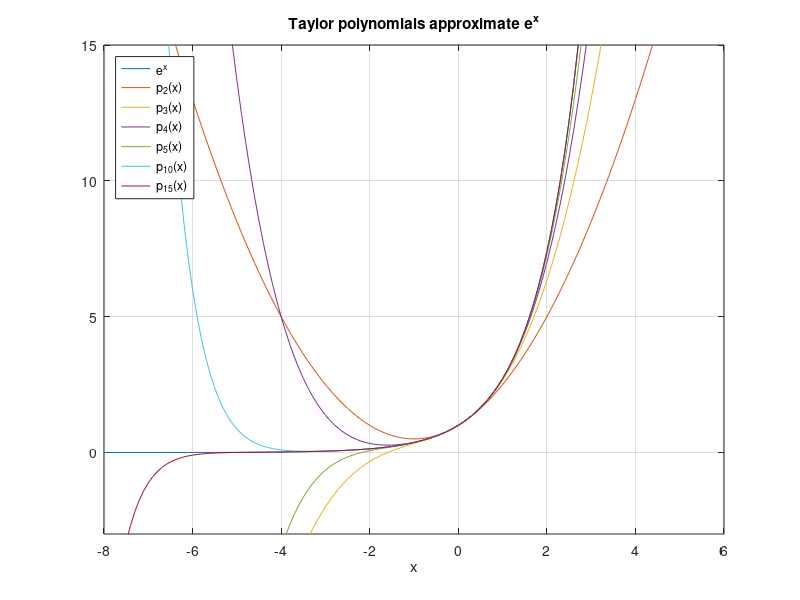
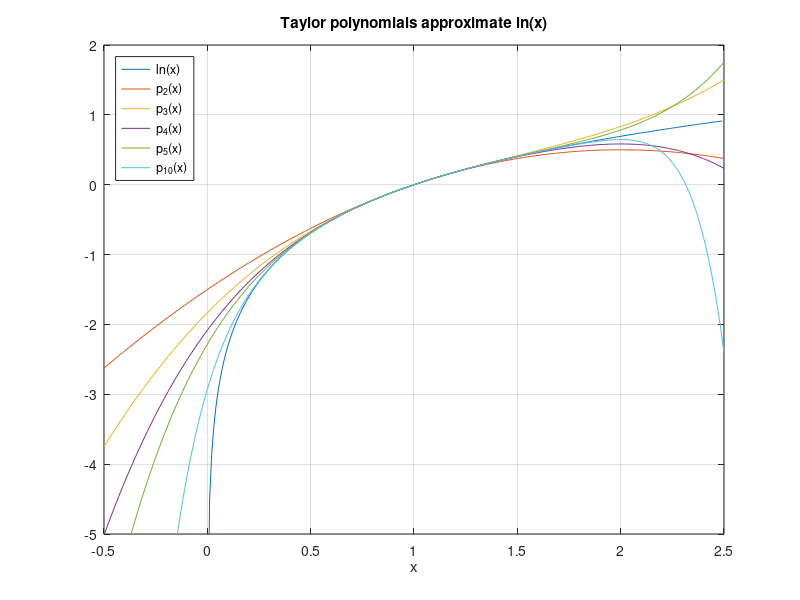
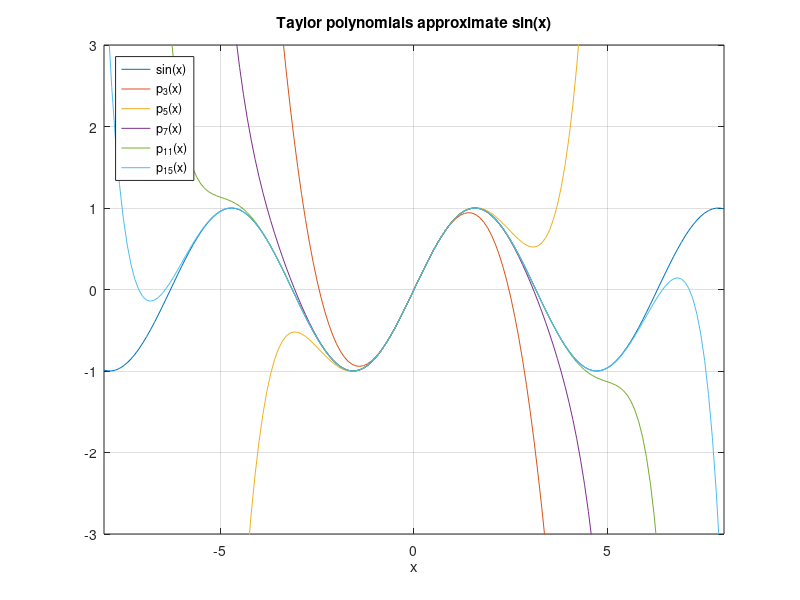

Here is the MATLAB script that generated these plots, in order:
% PLOTTAYLORS  plot some partial sums of the Taylor series:
%   e^x based at a=0
%   ln(x) based at a=1
%   sin(x) based at a=0

figure(1)
x = -8:.1:6;
n2 = (0:2)';
n3 = (0:3)';
n4 = (0:4)';
n5 = (0:5)';
n10 = (0:10)';
n15 = (0:15)';
plot(x,exp(x),...
    x,sum(x.^n2./factorial(n2)),...
    x,sum(x.^n3./factorial(n3)),...
    x,sum(x.^n4./factorial(n4)),...
    x,sum(x.^n5./factorial(n5)),...
    x,sum(x.^n10./factorial(n10)),...
    x,sum(x.^n15./factorial(n15)))
axis([-8 6 -3 15]),  xlabel x,  grid on
legend('e^x','p_2(x)','p_3(x)','p_4(x)','p_5(x)','p_{10}(x)','p_{15}(x)',...
       'location','northwest')
title('Taylor polynomials approximate e^x')
print -dpdf extaylor.pdf

figure(2)
xpos = 0.001:.01:2.5;
x = -0.5:.01:2.5;
n2 = (1:2)';
n3 = (1:3)';
n4 = (1:4)';
n5 = (1:5)';
n10 = (1:10)';
plot(xpos,log(xpos),...
    x,sum((-1).^(n2-1).*(x-1).^n2./n2),...
    x,sum((-1).^(n3-1).*(x-1).^n3./n3),...
    x,sum((-1).^(n4-1).*(x-1).^n4./n4),...
    x,sum((-1).^(n5-1).*(x-1).^n5./n5),...
    x,sum((-1).^(n10-1).*(x-1).^n10./n10))
axis([-0.5 2.5 -5 2]),  xlabel x,  grid on
legend('ln(x)','p_2(x)','p_3(x)','p_4(x)','p_5(x)','p_{10}(x)',...
       'location','northwest')
title('Taylor polynomials approximate ln(x)')
print -dpdf lntaylor.pdf

figure(3)
x = -8:.1:8;
n3 = (0:1)';
n5 = (0:2)';
n7 = (0:3)';
n11 = (0:5)';
n15 = (0:7)';
plot(x,sin(x),...
x,sum((-1).^n3.*x.^(2*n3+1)./factorial(2*n3+1)),...
x,sum((-1).^n5.*x.^(2*n5+1)./factorial(2*n5+1)),...
x,sum((-1).^n7.*x.^(2*n7+1)./factorial(2*n7+1)),...
x,sum((-1).^n11.*x.^(2*n11+1)./factorial(2*n11+1)),...
x,sum((-1).^n15.*x.^(2*n15+1)./factorial(2*n15+1)))
axis([-8 8 -3 3]),  xlabel x,  grid on
legend('sin(x)','p_3(x)','p_5(x)','p_7(x)','p_{11}(x)','p_{15}(x)',...
       'location','northwest')
title('Taylor polynomials approximate sin(x)')
print -dpdf sintaylor.pdf
